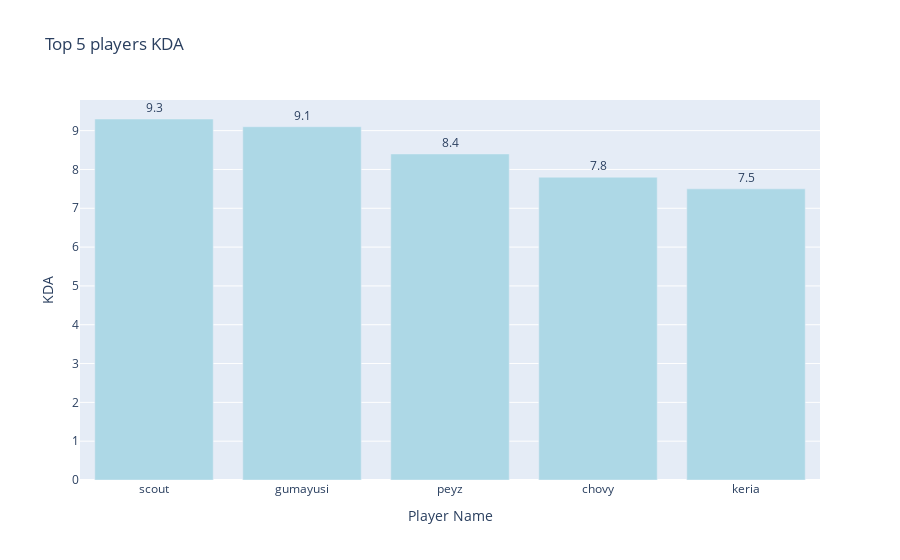

The code cell stored with this chart in its notebook:
### Code cell
fig = px.bar(
    top_kda,
    x='PlayerName',
    y='KDA',
    orientation='v',  # Orientacja pozioma
    title='Top 5 players KDA',
    labels={'PlayerName': 'Player Name', 'KDA': 'KDA'},  # Etykiety osi
    text='KDA',  # Dodanie wartości KDA do tooltipa
    hover_data={'TeamName': True, "Country": True, "Position": True}
)
fig.update_traces(marker_color='lightblue', textposition='outside')  # Kolor słupków i pozycja tekstu
fig.update_layout(
    yaxis_title='KDA',
    xaxis_title='Player Name'
)

# Wyświetlenie wykresu
fig.show()

### Figure 1 — Plotly figure (JSON) as saved in the notebook; plotly's stock layout.template omitted (floating-point values rounded to 4 significant figures)
{"data": [{"alignmentgroup": "True", "customdata": [["LNG Esports", "South Korea", "Mid"], ["T1", "South Korea", "Adc"], ["Gen.G", "South Korea", "Adc"], ["Gen.G", "South Korea", "Mid"], ["T1", "South Korea", "Support"]], "hovertemplate": "Player Name=%{x}<br>KDA=%{text}<br>TeamName=%{customdata[0]}<br>Country=%{customdata[1]}<br>Position=%{customdata[2]}<extra></extra>", "legendgroup": "", "marker": {"color": "lightblue", "pattern": {"shape": ""}}, "name": "", "offsetgroup": "", "orientation": "v", "showlegend": false, "text": [9.3, 9.1, 8.4, 7.8, 7.5], "textposition": "outside", "x": ["scout", "gumayusi", "peyz", "chovy", "keria"], "xaxis": "x", "y": [9.3, 9.1, 8.4, 7.8, 7.5], "yaxis": "y", "type": "bar"}], "layout": {"xaxis": {"anchor": "y", "domain": [0.0, 1.0], "title": {"text": "Player Name"}}, "yaxis": {"anchor": "x", "domain": [0.0, 1.0], "title": {"text": "KDA"}}, "legend": {"tracegroupgap": 0}, "title": {"text": "Top 5 players KDA"}, "barmode": "relative"}}
